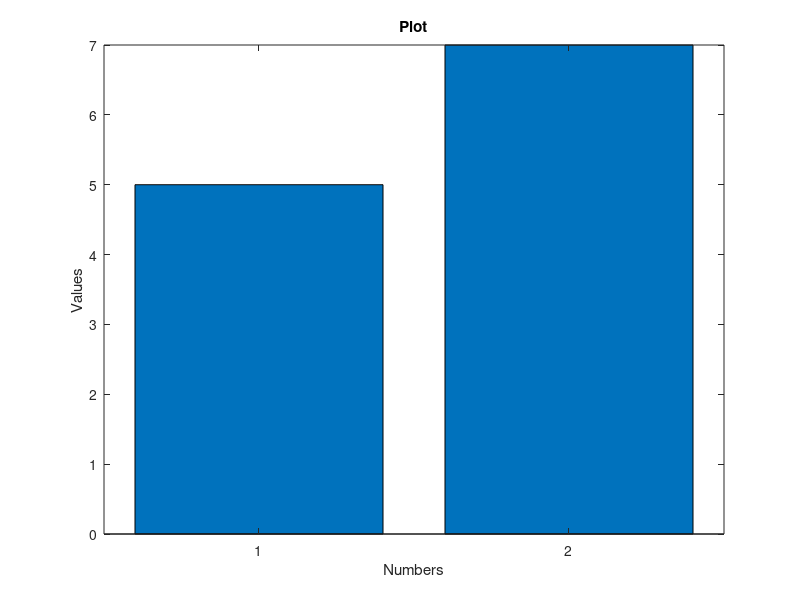

This chart was generated by the following MATLAB code:
% This is a simple MATLAB code to calculate the average of two numbers and plot them

% Initialize the variables
num1 = 5;
num2 = 7;

% Calculate the average of the two numbers
average = (num1 + num2) / 2;

% Display the result
disp(['The average of ' num2str(num1) ' and ' num2str(num2) ' is ' num2str(average)]);

% Plot the two numbers
figure;
bar([num1, num2]);
title('Plot');
xlabel('Numbers');
ylabel('Values');
